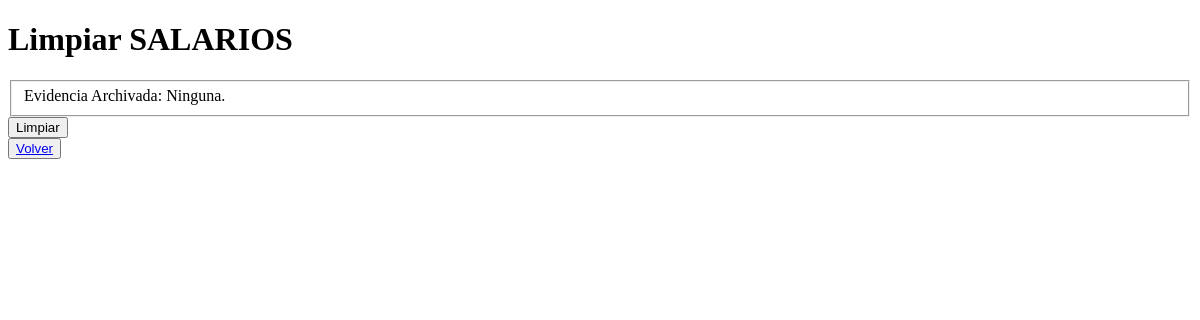
Before: /salarios/Eliminar with the older database file.
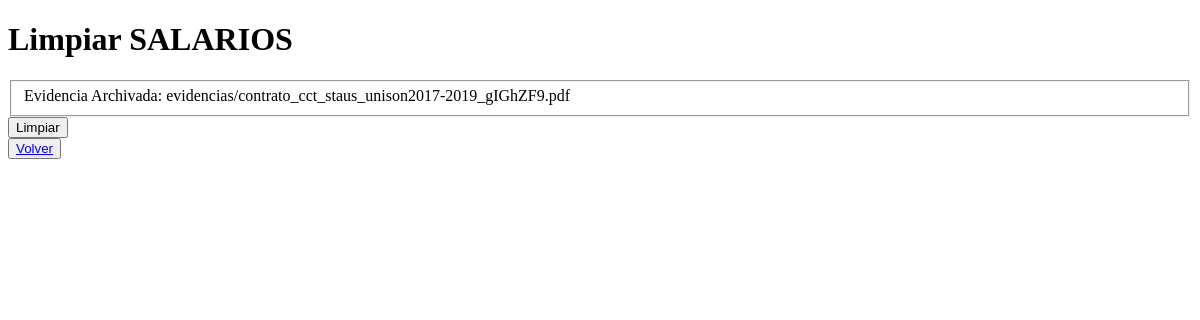
After: the same page with the newer database file.
### gestion_salarios/models.py (models this page shows)
class Salarios(models.Model):
    Contrato_colectivo = models.FileField(upload_to="evidencias/",null=True,blank=True)

### gestion_salarios/views.py (the view, shortened to what this page needs)
# urls.py: path('Eliminar', SalariosClean.as_view(), name='Eliminar'),
class SalariosClean(TemplateView):
    template_name = 'salarios/SalariosLimpiar.html'
    def get(self, request, **kwargs):
        form = SalariosForm(request.POST)
        salarios = Salarios.objects.all().first()
        return render(request, self.template_name, {'form': form, 'salarios':salarios})

### gestion_salarios/templates/salarios/SalariosLimpiar.html (shortened to what this page needs)
<!DOCTYPE html>
<html lang="en">
<head>
</head>
<body>
    <h1>Limpiar SALARIOS</h1>
    <form action="" method="post" id ="salarios">
        <fieldset disabled id="fieldsetForm">
            {% if salarios.Contrato_colectivo.name %}
                    <output id="fileOut">Evidencia Archivada: {{ salarios.Contrato_colectivo }}</output>
                {% else %}
                    <output id="fileOut">Evidencia Archivada: Ninguna.</output>
            {% endif %}
        </fieldset>
        <button type="submit" id="clean" name="_method" value="delete"> Limpiar</a></button> <br>
        <button><a href="Agregar" > Volver</a></button>
    </form>
</body>
</html>

Changed rows visible on the page:
added Salarios: Contrato_colectivo "evidencias/contrato_cct_staus_unison2017-2019_gIGhZF9.pdf"
Other visible differences:
text no longer shown: "Evidencia Archivada: Ninguna."
text now shown: "Evidencia Archivada:"
